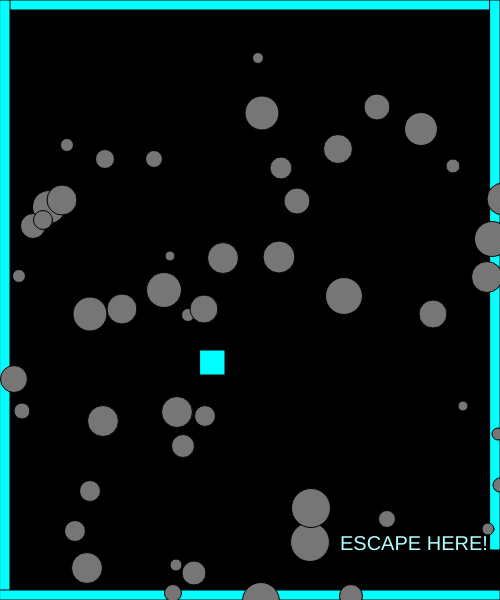
Frame 1 (no input)
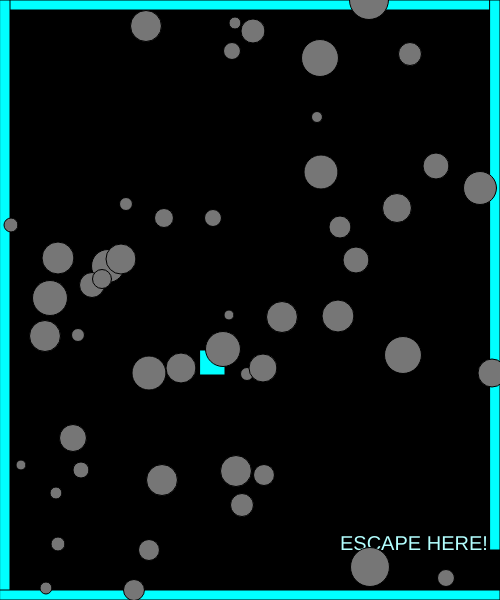
Frame 60 (no input)
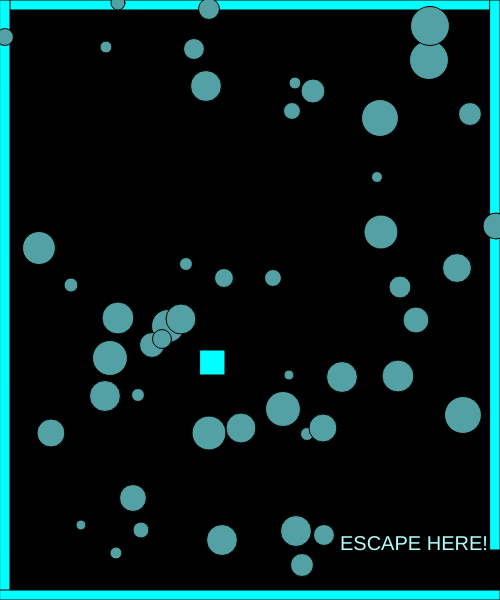
Frame 120 (the mouse pressed at the canvas centre since frame 60)

The p5.js sketch that drew these frames (run headless with seeded random() and noise() and a simulated clock; from frame 60 on, the mouse is pressed at the canvas centre):

// p5.js sketch
// ── sketch.js
// x and y for my character
var characterX = 100;
var characterY = 100;
// define the key codes for each letter
var w = 87;
var s = 83;
var a = 65;
var d = 68;

// x and y for a shape
var shapeX = 30;
var shapeY = 50;
var circleColor = 0

var shapeXs = [];
var shapeYs = [];
var diameters = [];

var shapeXSpeeds = [];
var shapeYSpeeds = [];

// create a shape when the mouse is clicked
var mouseShapeX;
var mouseShapeY;


function setup() {
    createCanvas(500, 600);
    // get a random speed when the it first starts
    for (var i = 0; i < 50; i++) {
        shapeXSpeeds[i] = Math.floor(Math.random() * (Math.floor(Math.random() * 2)) + 1);
        shapeYSpeeds[i] = Math.floor(Math.random() * (Math.floor(Math.random() * 2)) + 1);
        shapeXs[i] = getRandomNumber(500);
        shapeYs[i] = getRandomNumber(600);
        diameters[i] = getRandomNumber(30);
        circleColor = random(255);
    }

    createCharacter(200, 350);
}

function draw() {
    background(0, 0, 0);
    stroke(0);
    fill(0);



    // call createBorders function
    fill(0, 255, 255);
    stroke(0)
    createBorders(10);

    // exit message
    textSize(20);
    fill(179, 255, 255);
    text("ESCAPE HERE!", width-160,height-50)

    //createCharacter(200,350);
    drawCharacter();
    characterMovement();


    // potential enemy
    fill(circleColor);
    // draw the shape
    for (var i = 0; i < shapeXs.length; i++) {
        circle(shapeXs[i], shapeYs[i], diameters[i]);
        shapeXSpeeds[i] = Math.floor(Math.random() * (Math.floor(Math.random() * 2)) + 1);
        shapeYSpeeds[i] = Math.floor(Math.random() * (Math.floor(Math.random() * 2)) + 1);


        if (frameCount % 60 == 0) {
   circleColor = color(random(255), random(255), random(255));
 }






        // move the shape
        shapeXs[i] += shapeXSpeeds[i];
        shapeYs[i] += shapeYSpeeds[i];
        // check to see if the shape has gone out of bounds
        if (shapeXs[i] > width) {
            shapeXs[i] = 0;
        }
        if (shapeXs[i] < 0) {
            shapeXs[i] = width;
        }
        if (shapeYs[i] > height) {
            shapeYs[i] = 0;
        }
        if (shapeYs[i] < 0) {
            shapeYs[i] = height;
        }
    }
    // charcter leaving
    if(characterX > width && characterY > width-50)
    {
        fill(0, 255, 255);
        stroke(5);
        textSize(26);
        text("You Win!", width/2-50, height/2-50);
    }

    // mouse click
    fill(255, 179, 179);
    square(mouseShapeX, mouseShapeY, 25);
}

function characterMovement() {

    if (keyIsDown(w)) {
        characterY -= 10;
    }
    if (keyIsDown(s)) {
        characterY += 10;
    }
    if (keyIsDown(a)) {
        characterX -= 10;
        console.log("movement: " + characterX);
    }
    if (keyIsDown(d)) {
        characterX += 10;
    }
}

function createCharacter(x, y) {
    characterX = x;
    characterY = y;
}

function drawCharacter() {
    fill(0, 255, 255);
    square(characterX, characterY, 25);
}

function createBorders(thickness) {
    // top border
    rect(0, 0, width, thickness);
    // left border
    rect(0, 0, thickness, height);
    // bottom border
    rect(0, height - thickness, width, thickness);
    // right upper border
    rect(width - thickness, 0, thickness, height - 50);
}

function mouseClicked() {
    mouseShapeX = mouseX;
    mouseShapeY = mouseY;
}


function getRandomNumber(number) {
    return Math.floor(Math.random() * number) + 10;
}
